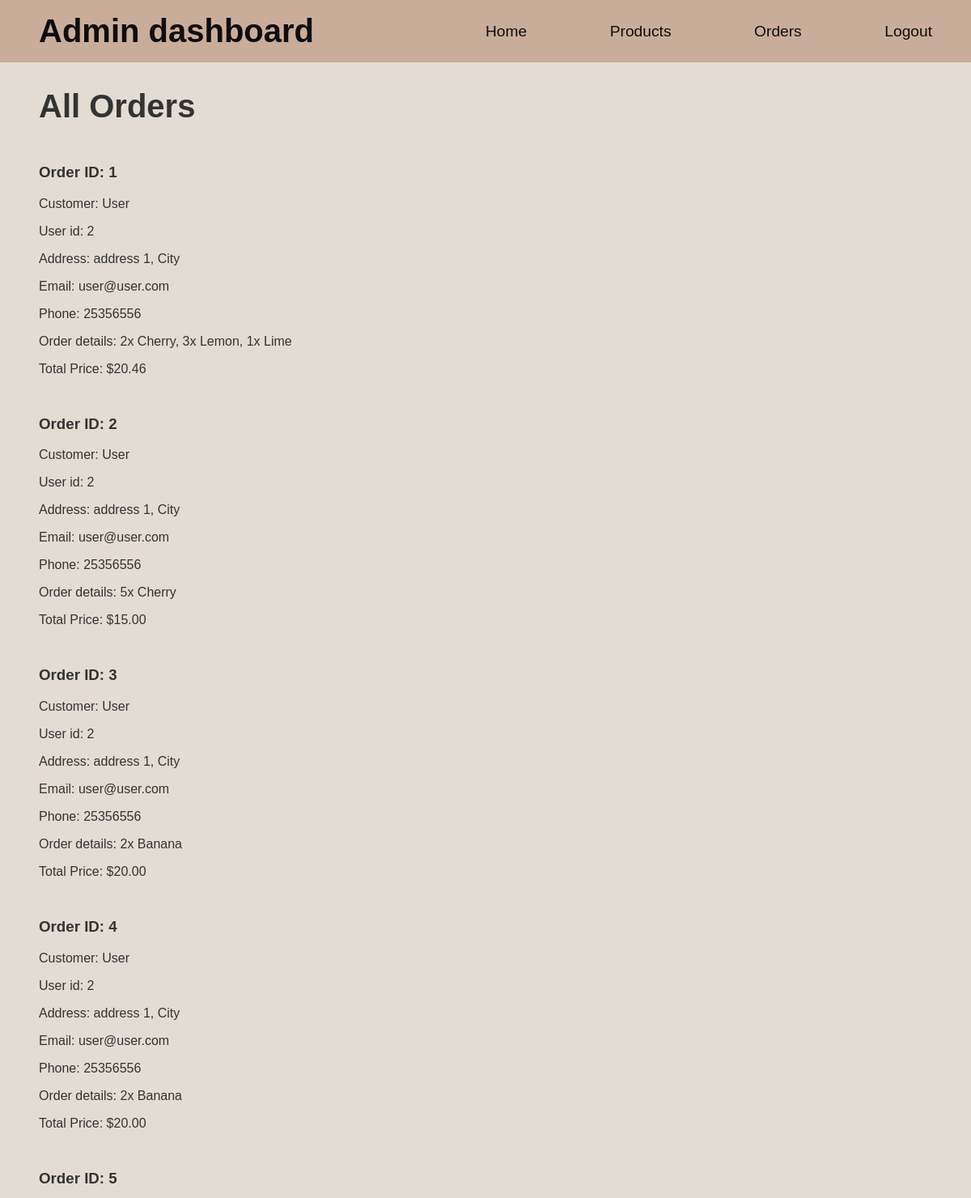
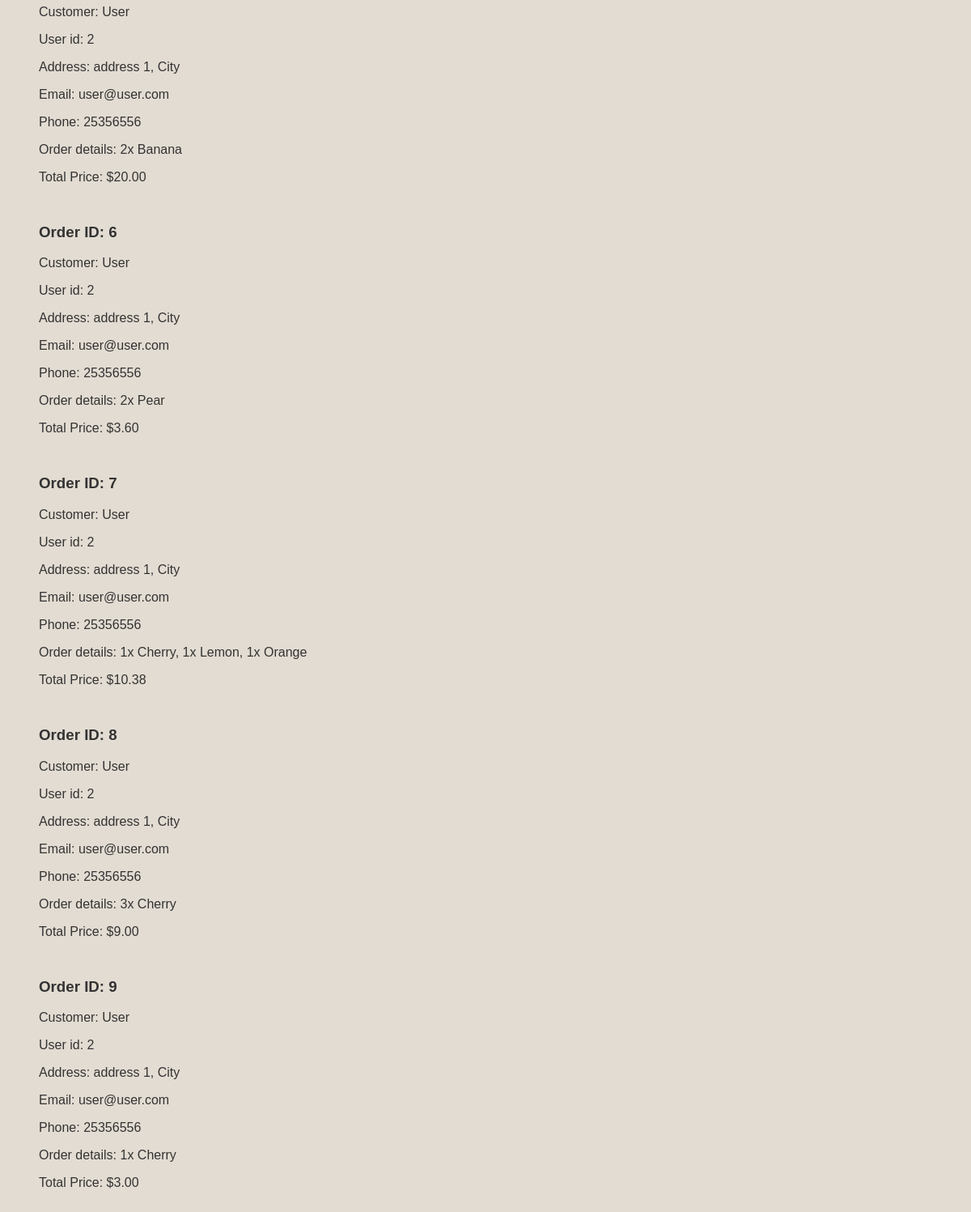
/dashboard.php?page=orders (signed in), run on the app's committed database (2 pictures, top to bottom).
### tables this page shows
CREATE TABLE `orders` (
  `order_id` int(10) NOT NULL,
  `user_id` int(11) NOT NULL,
  `name` varchar(255) NOT NULL,
  `address` varchar(255) NOT NULL,
  `email` varchar(255) NOT NULL,
  `phone` varchar(20) NOT NULL,
  `order_details` text NOT NULL,
  `total_price` decimal(10,2) NOT NULL
);

### orders.php (the view, shortened to what this page needs)
<?php
include('db.php');
$query = "SELECT * FROM orders";
$result = mysqli_query($con, $query);
$orders = mysqli_fetch_all($result, MYSQLI_ASSOC);
?>
<!DOCTYPE html>
<html>
<head>
    <link rel="stylesheet" type="text/css" href="style.css">
</head>
<body>
    <div class="orders">
        <h1>All Orders</h1>
        <div class="orders-list">
            <?php foreach ($orders as $order): ?>
                <div class="order">
                    <h3>Order ID: <?php echo $order['order_id']; ?></h3>
                    <p>Customer: <?php echo $order['name']; ?></p>
                    <p>User id: <?php echo $order['user_id']; ?></p>
                    <p>Address: <?php echo $order['address']; ?></p>
                    <p>Email: <?php echo $order['email']; ?></p>
                    <p>Phone: <?php echo $order['phone']; ?></p>
                    <p>Order details: <?php echo $order['order_details']; ?></p>
                    <p>Total Price: $<?php echo $order['total_price']; ?></p>
                </div>
            <?php endforeach; ?>
        </div>
    </div>
</body>
</html>

### dashboard.php (shortened to what this page needs)
<!DOCTYPE html>
<html>
<head>
    <link rel="stylesheet" type="text/css" href="style.css">
</head>
<body>
    <div class="navbar-dash">
        <h1>Admin dashboard</h1>
        <div class="navbar-right">
            <a href="dashboard.php?page=home">Home</a>
            <a href="dashboard.php?page=products#">Products</a>
            <a href="dashboard.php?page=orders">Orders</a>
            <a href="logout.php">Logout</a>
        </div>
    </div>
    <div class="container">
    <?php
        if (isset($_GET['page'])) {
            $page = $_GET['page'];
            switch ($page) {
                case 'orders':
                    include('orders.php');
                    break;
            }
        }
        ?>
    </div>
</body>
</html>

### style.css (style rules this page uses)
:root { --primary-color: #e3dcd2; --secondary-color: #100c0d; --third-color: rgba(1,51,40); --fourth-color: #c9ad9a; --font-size-base: 16px; --font-family-base: Arial, sans-serif; }
body { font-size: var(--font-size-base); font-family: var(--font-family-base); color: #333; margin: 0; padding: 0; background-color: var(--primary-color); }
nav a, .navbar-right a:not(.logout-button):not(.new-product-button), .navbar-right a:not(.logout-button):not(.new-product-button):visited { text-decoration: none; font-size: 1.2em; color: var(--secondary-color); }
.navbar, .navbar-dash { display: flex; justify-content: space-between; color: var(--secondary-color); padding: 3em; }
.navbar-dash { background-color: var(--fourth-color); padding: 1em 3em; }
.navbar-right { display: flex; justify-content: space-between; width: 50%; margin: auto 0; }
h1 { font-size: 2.5em; margin: auto 0; }
.orders { margin: 2em 0 2em 3em; }
.order { margin: 3em 0; }

### data on the page
orders: order_id "1", name "User", user "2", address "address 1, City", email "user@user.com", phone "25356556", order_details "2x Cherry, 3x Lemon, 1x Lime", total_price "20.46"
orders: order_id "2", name "User", user "2", address "address 1, City", email "user@user.com", phone "25356556", order_details "5x Cherry", total_price "15.00"
orders: order_id "3", name "User", user "2", address "address 1, City", email "user@user.com", phone "25356556", order_details "2x Banana", total_price "20.00"
orders: order_id "4", name "User", user "2", address "address 1, City", email "user@user.com", phone "25356556", order_details "2x Banana", total_price "20.00"
orders: order_id "5", name "User", user "2", address "address 1, City", email "user@user.com", phone "25356556", order_details "2x Banana", total_price "20.00"
orders: order_id "6", name "User", user "2", address "address 1, City", email "user@user.com", phone "25356556", order_details "2x Pear", total_price "3.60"
orders: order_id "7", name "User", user "2", address "address 1, City", email "user@user.com", phone "25356556", order_details "1x Cherry, 1x Lemon, 1x Orange", total_price "10.38"
orders: order_id "8", name "User", user "2", address "address 1, City", email "user@user.com", phone "25356556", order_details "3x Cherry", total_price "9.00"
orders: order_id "9", name "User", user "2", address "address 1, City", email "user@user.com", phone "25356556", order_details "1x Cherry", total_price "3.00"
